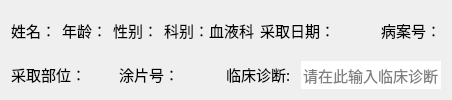
           <widget class="QWidget" name="widget_2" native="true">
            <property name="sizePolicy">
             <sizepolicy hsizetype="Preferred" vsizetype="Preferred">
              <horstretch>0</horstretch>
              <verstretch>0</verstretch>
             </sizepolicy>
            </property>
            <layout class="QVBoxLayout" name="verticalLayout_6">
             <item>
              <layout class="QVBoxLayout" name="verticalLayout" stretch="0,0">
               <property name="spacing">
                <number>10</number>
               </property>
               <property name="leftMargin">
                <number>0</number>
               </property>
               <property name="topMargin">
                <number>0</number>
               </property>
               <property name="rightMargin">
                <number>0</number>
               </property>
               <property name="bottomMargin">
                <number>0</number>
               </property>
               <item>
                <layout class="QHBoxLayout" name="horizontalLayout">
                 <property name="spacing">
                  <number>6</number>
                 </property>
                 <property name="sizeConstraint">
                  <enum>QLayout::SetDefaultConstraint</enum>
                 </property>
                 <property name="leftMargin">
                  <number>0</number>
                 </property>
                 <property name="topMargin">
                  <number>0</number>
                 </property>
                 <property name="rightMargin">
                  <number>0</number>
                 </property>
                 <property name="bottomMargin">
                  <number>0</number>
                 </property>
                 <item>
                  <widget class="QLabel" name="right_info_lable1">
                   <property name="font">
                    <font>
                     <family>AcadEref</family>
                     <pointsize>11</pointsize>
                    </font>
                   </property>
                   <property name="text">
                    <string>&lt;html&gt;&lt;head/&gt;&lt;body&gt;&lt;p&gt;&lt;span style=&quot; font-size:11pt;&quot;&gt;姓名：&lt;/span&gt;&lt;/p&gt;&lt;/body&gt;&lt;/html&gt;</string>
                   </property>
                  </widget>
                 </item>
                 <item>
                  <widget class="QLabel" name="right_info_lable3">
                   <property name="font">
                    <font>
                     <family>AcadEref</family>
                     <pointsize>11</pointsize>
                    </font>
                   </property>
                   <property name="text">
                    <string>&lt;html&gt;&lt;head/&gt;&lt;body&gt;&lt;p&gt;&lt;span style=&quot; font-size:11pt;&quot;&gt;年龄：&lt;/span&gt;&lt;/p&gt;&lt;/body&gt;&lt;/html&gt;</string>
                   </property>
                  </widget>
                 </item>
                 <item>
                  <widget class="QLabel" name="right_info_lable2">
                   <property name="font">
                    <font>
                     <family>AcadEref</family>
                     <pointsize>11</pointsize>
                    </font>
                   </property>
                   <property name="text">
                    <string>&lt;html&gt;&lt;head/&gt;&lt;body&gt;&lt;p&gt;&lt;span style=&quot; font-size:11pt;&quot;&gt;性别：&lt;/span&gt;&lt;/p&gt;&lt;/body&gt;&lt;/html&gt;</string>
                   </property>
                  </widget>
                 </item>
                 <item>
                  <widget class="QLabel" name="label_2">
                   <property name="font">
                    <font>
                     <family>AcadEref</family>
                     <pointsize>11</pointsize>
                    </font>
                   </property>
                   <property name="text">
                    <string>&lt;html&gt;&lt;head/&gt;&lt;body&gt;&lt;p&gt;&lt;span style=&quot; font-size:11pt;&quot;&gt;科别：血液科&lt;/span&gt;&lt;/p&gt;&lt;/body&gt;&lt;/html&gt;</string>
                   </property>
                  </widget>
                 </item>
                 <item>
                  <widget class="QLabel" name="right_info_lable4">
                   <property name="font">
                    <font>
                     <family>AcadEref</family>
                     <pointsize>11</pointsize>
                    </font>
                   </property>
                   <property name="text">
                    <string>&lt;html&gt;&lt;head/&gt;&lt;body&gt;&lt;p&gt;&lt;span style=&quot; font-size:11pt;&quot;&gt;采取日期：&lt;/span&gt;&lt;/p&gt;&lt;/body&gt;&lt;/html&gt;</string>
                   </property>
                  </widget>
                 </item>
                 <item>
                  <spacer name="horizontalSpacer_2">
                   <property name="orientation">
                    <enum>Qt::Horizontal</enum>
                   </property>
                   <property name="sizeType">
                    <enum>QSizePolicy::Fixed</enum>
                   </property>
                   <property name="sizeHint" stdset="0">
                    <size>
                     <width>40</width>
                     <height>20</height>
                    </size>
                   </property>
                  </spacer>
                 </item>
                 <item>
                  <widget class="QLabel" name="right_info_lable5">
                   <property name="font">
                    <font>
                     <family>AcadEref</family>
                     <pointsize>11</pointsize>
                    </font>
                   </property>
                   <property name="text">
                    <string>&lt;html&gt;&lt;head/&gt;&lt;body&gt;&lt;p&gt;&lt;span style=&quot; font-size:11pt;&quot;&gt;病案号：&lt;/span&gt;&lt;/p&gt;&lt;/body&gt;&lt;/html&gt;</string>
                   </property>
                  </widget>
                 </item>
                </layout>
               </item>
               <item>
                <layout class="QHBoxLayout" name="horizontalLayout_2">
                 <item>
                  <widget class="QLabel" name="right_info_lable6">
                   <property name="font">
                    <font>
                     <family>AcadEref</family>
                     <pointsize>11</pointsize>
                    </font>
                   </property>
                   <property name="text">
                    <string>&lt;html&gt;&lt;head/&gt;&lt;body&gt;&lt;p&gt;&lt;span style=&quot; font-size:11pt;&quot;&gt;采取部位：&lt;/span&gt;&lt;/p&gt;&lt;/body&gt;&lt;/html&gt;</string>
                   </property>
                  </widget>
                 </item>
                 <item>
                  <widget class="QLabel" name="right_info_lable7">
                   <property name="font">
                    <font>
                     <family>AcadEref</family>
                     <pointsize>11</pointsize>
                     <underline>false</underline>
                    </font>
                   </property>
                   <property name="text">
                    <string>&lt;html&gt;&lt;head/&gt;&lt;body&gt;&lt;p&gt;&lt;span style=&quot; font-size:11pt;&quot;&gt;涂片号：&lt;/span&gt;&lt;/p&gt;&lt;/body&gt;&lt;/html&gt;</string>
                   </property>
                  </widget>
                 </item>
                 <item>
                  <widget class="QLabel" name="clinical_diagnosis">
                   <property name="sizePolicy">
                    <sizepolicy hsizetype="Fixed" vsizetype="Preferred">
                     <horstretch>0</horstretch>
                     <verstretch>0</verstretch>
                    </sizepolicy>
                   </property>
                   <property name="font">
                    <font>
                     <family>AcadEref</family>
                     <pointsize>11</pointsize>
                    </font>
                   </property>
                   <property name="text">
                    <string>&lt;html&gt;&lt;head/&gt;&lt;body&gt;&lt;p&gt;&lt;span style=&quot; font-size:11pt;&quot;&gt;临床诊断:&lt;/span&gt;&lt;/p&gt;&lt;/body&gt;&lt;/html&gt;</string>
                   </property>
                  </widget>
                 </item>
                 <item>
                  <widget class="QLineEdit" name="clinical_diagnosis_text">
                   <property name="sizePolicy">
                    <sizepolicy hsizetype="Minimum" vsizetype="Fixed">
                     <horstretch>0</horstretch>
                     <verstretch>0</verstretch>
                    </sizepolicy>
                   </property>
                   <property name="font">
                    <font>
                     <family>AcadEref</family>
                     <pointsize>11</pointsize>
                     <underline>false</underline>
                    </font>
                   </property>
                   <property name="toolTip">
                    <string>&lt;html&gt;&lt;head/&gt;&lt;body&gt;&lt;p&gt;&lt;span style=&quot; font-size:11pt;&quot;&gt;请在此输入临床诊断&lt;/span&gt;&lt;/p&gt;&lt;/body&gt;&lt;/html&gt;</string>
                   </property>
                   <property name="whatsThis">
                    <string>&lt;html&gt;&lt;head/&gt;&lt;body&gt;&lt;p&gt;&lt;span style=&quot; font-size:11pt;&quot;&gt;请在此输入临床诊断&lt;/span&gt;&lt;/p&gt;&lt;/body&gt;&lt;/html&gt;</string>
                   </property>
                   <property name="text">
                    <string/>
                   </property>
                   <property name="frame">
                    <bool>false</bool>
                   </property>
                   <property name="placeholderText">
                    <string>请在此输入临床诊断</string>
                   </property>
                  </widget>
                 </item>
                </layout>
               </item>
              </layout>
             </item>
            </layout>
           </widget>
